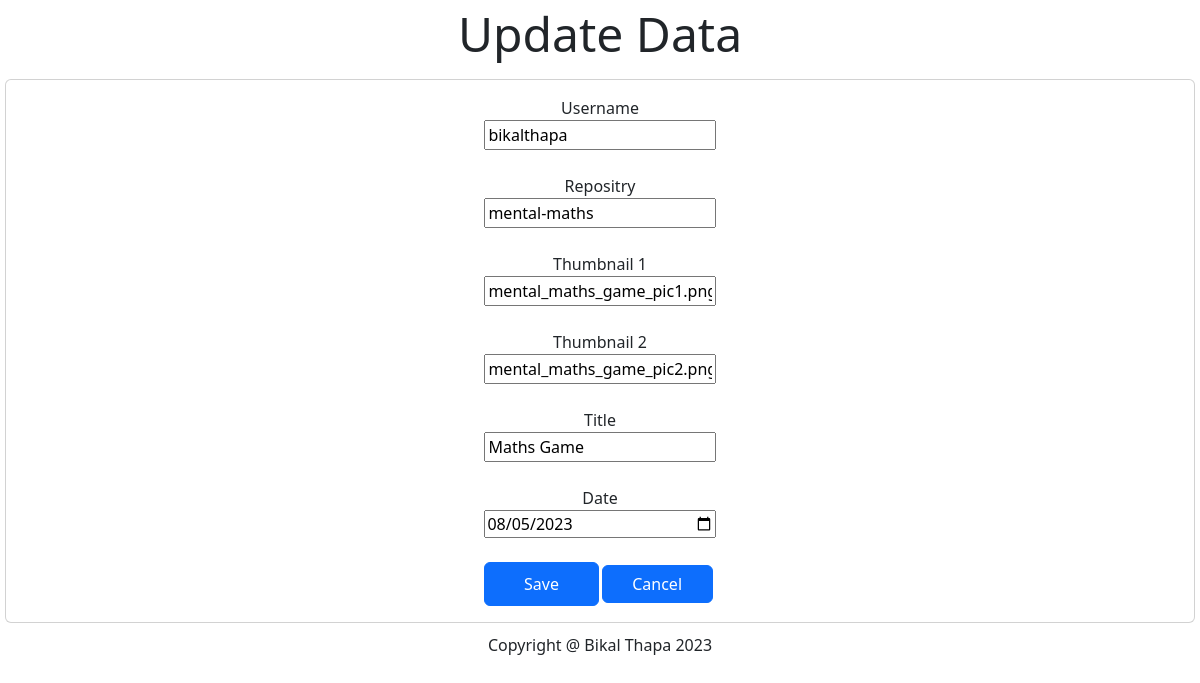
/admin-content/change_portfolio/update.php?id=20, run on the app's committed database.
### tables this page shows
CREATE TABLE `portfolio` (
  `id` int(11) NOT NULL,
  `user_name` text DEFAULT NULL,
  `repo_name` text DEFAULT NULL,
  `thumb_1` text DEFAULT NULL,
  `thumb_2` text DEFAULT NULL,
  `title` text DEFAULT NULL,
  `dates` date DEFAULT NULL
);

### admin-content/change_portfolio/update.php (the view, shortened to what this page needs)
<?php
include "../../connection.php";
?>
<!DOCTYPE html>
<html>
<head>
	<link href="https://cdn.jsdelivr.net/npm/bootstrap@5.3.1/dist/css/bootstrap.min.css" rel="stylesheet">
  <link rel="stylesheet" type="text/css" href="../style.css">
</head>
<body>
  <p class="display-5 text-center">Update Data</p>
        <?php
          $id = $_GET['id'];
          $select_query = "SELECT * FROM portfolio WHERE id = $id;";
          $result = mysqli_query($conn, $select_query);
          if($result){
            $row = mysqli_fetch_assoc($result);
            $username = $row['user_name'];
            $repo_name = $row['repo_name'];
            $thumb_1 = $row['thumb_1'];
            $thumb_2 = $row['thumb_2'];
            $title = $row['title'];
            $date = $row['dates'];
          }
        ?>
<div class="card text-center">
  <div class="card-body">
    <form method="post" action="" id="input_field">
      <div class="github">
        Username<input type="text" name="username" placeholder="Github Username" value="<?php echo $username; ?>"><br>
        Repositry<input type="text" name="rname" placeholder="Project Repositry Name" value="<?php echo $repo_name; ?>" class="outline-primary"><br>
        Thumbnail 1<input type="text" name="thumb1" placeholder="Thumbnail 1" value="<?php echo $thumb_1; ?>"><br>
        Thumbnail 2<input type="text" name="thumb2" placeholder="Thumbnail 2" value="<?php echo $thumb_2; ?>"><br>
        Title<input type="text" name="title" placeholder="Protfolio Title" value="<?php echo $title; ?>"><br>
        Date<input type="date" name="date" placeholder="Date" value="<?php echo $date; ?>"><br>
        <div class="update_operation">
        <input class="btn btn-primary" type="submit" name="save" value="Save">
        <a class="btn btn-primary" href="admin.php">Cancel</a>
        </div>
      </div>
    </form>
  </div>
</div>
<div class="nav justify-content-center footer_div" style="margin-top:10px;">
  <p>Copyright @ Bikal Thapa 2023</p>
</div>
</body>
</html>

### style.css (style rules this page uses)
.footer_div { bottom: 0px; width: 100%; }

### admin-content/change_portfolio/update.php (style rules this page uses)
body { margin: 5px; }
.github { width: 20%; display: flex; margin: auto; justify-content: center; align-items: center; flex-direction: column; }
.github input { width: 100%; }
.update_operation { width: 100%; display: flex; flex-direction: row; }
.update_operation a { margin: 3px; min-width: 48%; }

### data on the page
portfolio: username "bikalthapa", rname "mental-maths", thumb1 "mental_maths_game_pic1.png", thumb2 "mental_maths_game_pic2.png", title "Maths Game", date "08/05/2023"
